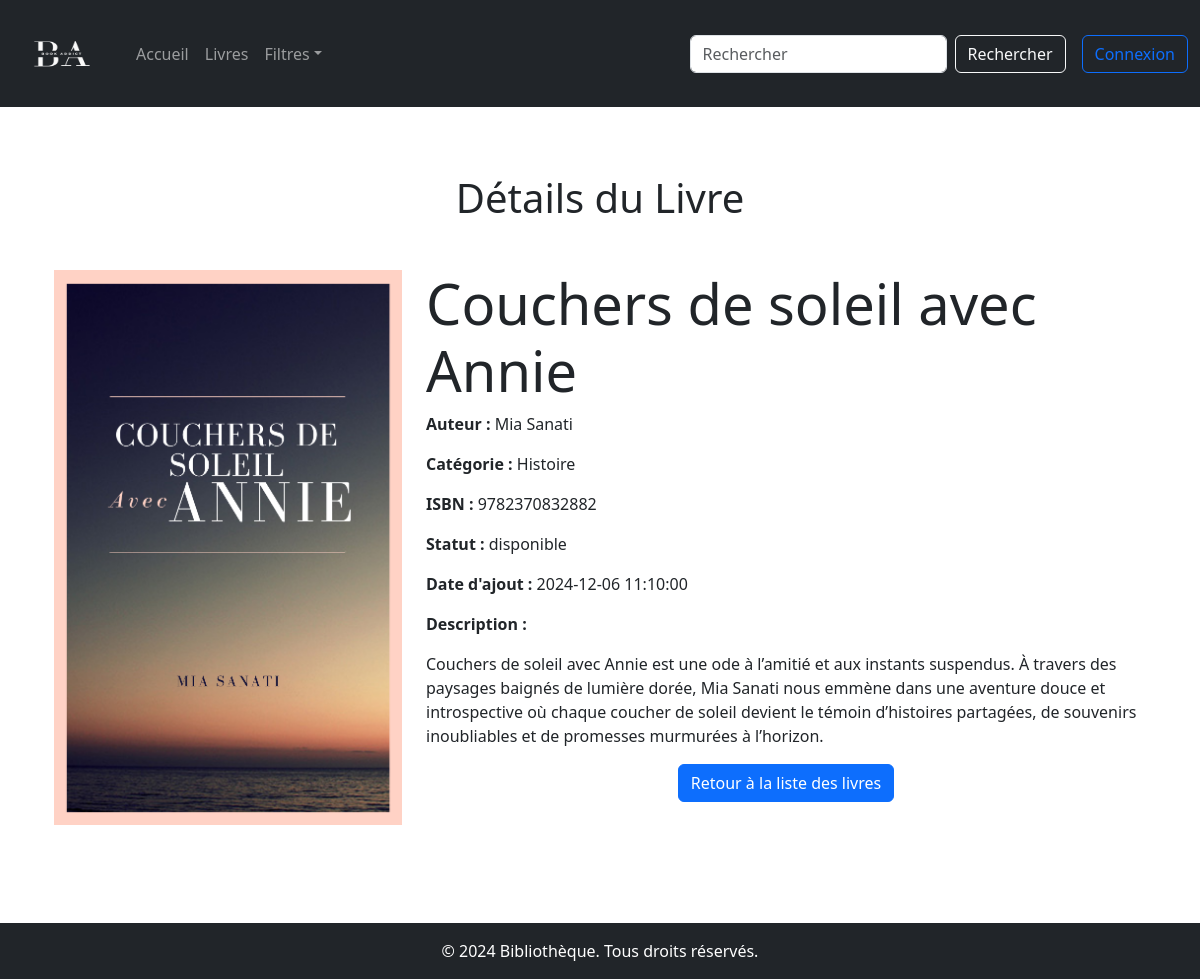
The page /index.php?p=detailLivre&idLivre=8 on the database its author committed.
### tables this page shows
CREATE TABLE IF NOT EXISTS `livres` (
  `id_livre` int NOT NULL AUTO_INCREMENT,
  `titre` varchar(255) NOT NULL,
  `auteur` varchar(100) NOT NULL,
  `categorie` varchar(100) DEFAULT NULL,
  `isbn` varchar(13) DEFAULT NULL,
  `statut` enum('disponible','emprunte') DEFAULT 'disponible',
  `date_ajout` timestamp NULL DEFAULT CURRENT_TIMESTAMP,
  `image` varchar(255) NOT NULL,
  `description` text NOT NULL,
  PRIMARY KEY (`id_livre`),
  UNIQUE KEY `isbn` (`isbn`)
);

### model/interfaceModel.php (called while the page is built, shortened)
<?php
   function afficheDetailLivre($id_livre): array
   {
       try {
           $pdo = dbConnect();
           $pdoStatement = $pdo->prepare('SELECT * FROM livres WHERE id_livre = :id_livre');
           $pdoStatement->bindParam(':id_livre', $id_livre, PDO::PARAM_INT);
           $pdoStatement->execute();
           $livre = $pdoStatement->fetch(PDO::FETCH_ASSOC);
           if ($livre) {
               return $livre;
           } else {
               return [];
           }
       } catch (PDOException $e) {
           echo "Erreur : " . $e->getMessage();
           return [];
       }
   }
   ?>

### view/detailLivreView.php (the view, shortened to what this page needs)
<h1 class="text-center my-4">Détails du Livre</h1>
<div class="container my-5">
    <div class="row">
        <div class="col-md-4 text-center">
            <img src="<?= URL_ASSETS . 'images/' . $livre['image']; ?>" class="img-fluid" alt="Image du livre">
        </div>
        <div class="col-md-8">
            <h2 class="display-4"><?= html_entity_decode($livre['titre'])?></h2>
            <p><strong>Auteur :</strong> <?= html_entity_decode($livre['auteur']) ?></p>
            <p><strong>Catégorie :</strong> <?= html_entity_decode($livre['categorie']) ?></p>
            <p><strong>ISBN :</strong> <?= html_entity_decode($livre['isbn']) ?></p>
            <p><strong>Statut :</strong> <?= html_entity_decode($livre['statut']) ?></p>
            <p><strong>Date d'ajout :</strong> <?= html_entity_decode($livre['date_ajout']) ?></p>
            <p><strong>Description :</strong></p>
            <p><?= nl2br(html_entity_decode($livre['description'])) ?></p>
            <div class="text-center">
                <a href="index.php?p=livres" class="btn btn-primary">Retour à la liste des livres</a>
            </div>
        </div>
    </div>
</div>
<?php
require("./view/template/templateAccueil.php");
?>

### rows shown on the page
livres: image (picture), titre "Couchers de soleil avec Annie", auteur "Mia Sanati", categorie "Histoire", isbn "9782370832882", statut "disponible", date_ajout "2024-12-06 11:10:00", description "Couchers de soleil avec Annie est une ode à l’amitié et aux instants suspendus. À travers des paysages baignés de lumière dorée, Mia Sanati nous emmène dans une aventure douce et introspective où chaque coucher de soleil devient le témoin d’histoires partagées, de souvenirs inoubliables et de promesses murmurées à l’horizon."
